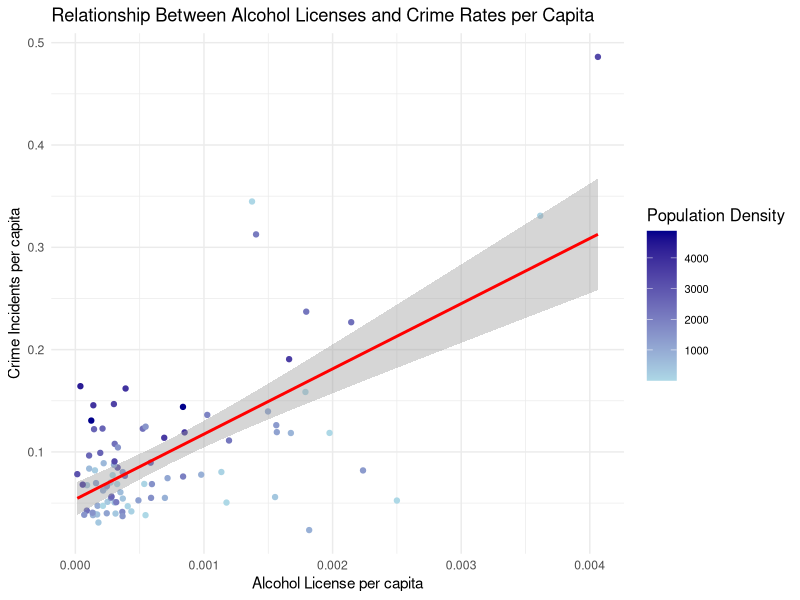
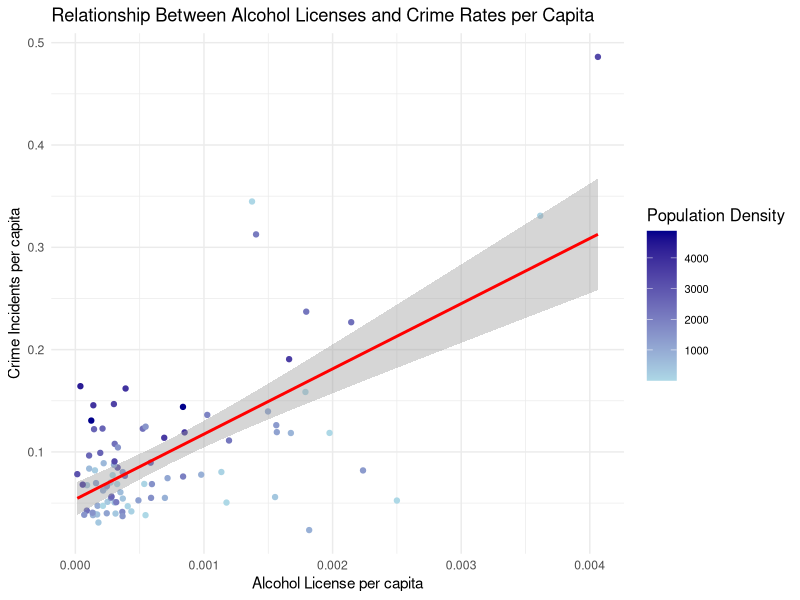

R code for these plots, in order:
## ---- chunk 1
knitr::opts_chunk$set(echo = TRUE)
## ---- chunk 2
library(readr)
# merged_df <- read_csv("/Users/kellygong/Downloads/merged_df.csv")
merged_df <- read_csv("merged_df.csv")

## ---- chunk 3
library(stats)
# Fit the linear model with log-transformed variables
full_model <- lm(crime_density ~ alcohol_density + density, data=merged_df)

# Print the summary of the model
summary(full_model)
## ---- chunk 4
library(ggplot2)
p <- ggplot(merged_df, aes(x = alcohol_density, y = crime_density, color = density)) +
  geom_point() +
  geom_smooth(method = "lm", se = TRUE, color = "red") + 
  labs(
    x = 'Alcohol License per capita',
    y = 'Crime Incidents per capita',
    title = 'Relationship Between Alcohol Licenses and Crime Rates per Capita',
    color = 'Population Density'
  ) +
  scale_color_gradient(low = "lightblue", high = "darkblue") +
  theme_minimal() +
  theme(
    legend.position = "right",
    legend.title = element_text(size = 12),
    legend.text = element_text(size = 8),
    legend.key.size = unit(1.5, "lines")
  )

print(p)
ggsave("scatterplot_license_vs_crime_density.png", plot = p, dpi = 300)
